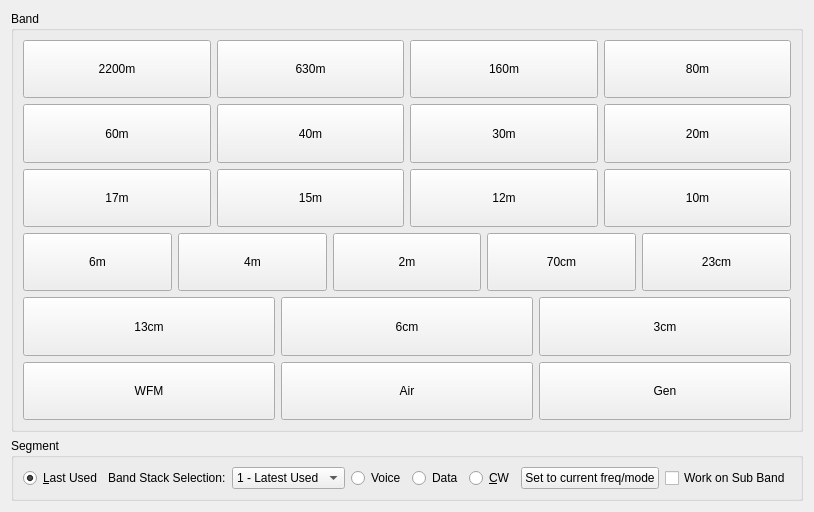
<?xml version="1.0" encoding="UTF-8"?>
<ui version="4.0">
 <class>bandbuttons</class>
 <widget class="QWidget" name="bandbuttons">
  <property name="geometry">
   <rect>
    <x>0</x>
    <y>0</y>
    <width>737</width>
    <height>512</height>
   </rect>
  </property>
  <property name="windowTitle">
   <string>Form</string>
  </property>
  <layout class="QVBoxLayout" name="verticalLayout">
   <item>
    <widget class="QGroupBox" name="groupBox_3">
     <property name="title">
      <string>Band</string>
     </property>
     <layout class="QVBoxLayout" name="verticalLayout_6">
      <item>
       <layout class="QHBoxLayout" name="horizontalLayout_26">
        <property name="topMargin">
         <number>0</number>
        </property>
        <property name="rightMargin">
         <number>0</number>
        </property>
        <item>
         <widget class="QPushButton" name="band2200mbtn">
          <property name="sizePolicy">
           <sizepolicy hsizetype="Minimum" vsizetype="MinimumExpanding">
            <horstretch>0</horstretch>
            <verstretch>0</verstretch>
           </sizepolicy>
          </property>
          <property name="maximumSize">
           <size>
            <width>16777215</width>
            <height>128</height>
           </size>
          </property>
          <property name="focusPolicy">
           <enum>Qt::FocusPolicy::NoFocus</enum>
          </property>
          <property name="text">
           <string>2200m</string>
          </property>
         </widget>
        </item>
        <item>
         <widget class="QPushButton" name="band630mbtn">
          <property name="sizePolicy">
           <sizepolicy hsizetype="Minimum" vsizetype="MinimumExpanding">
            <horstretch>0</horstretch>
            <verstretch>0</verstretch>
           </sizepolicy>
          </property>
          <property name="maximumSize">
           <size>
            <width>16777215</width>
            <height>128</height>
           </size>
          </property>
          <property name="focusPolicy">
           <enum>Qt::FocusPolicy::NoFocus</enum>
          </property>
          <property name="text">
           <string>630m</string>
          </property>
         </widget>
        </item>
        <item>
         <widget class="QPushButton" name="band160mbtn">
          <property name="sizePolicy">
           <sizepolicy hsizetype="Minimum" vsizetype="MinimumExpanding">
            <horstretch>0</horstretch>
            <verstretch>0</verstretch>
           </sizepolicy>
          </property>
          <property name="maximumSize">
           <size>
            <width>16777215</width>
            <height>128</height>
           </size>
          </property>
          <property name="focusPolicy">
           <enum>Qt::FocusPolicy::NoFocus</enum>
          </property>
          <property name="text">
           <string>160m</string>
          </property>
          <property name="shortcut">
           <string>L</string>
          </property>
         </widget>
        </item>
        <item>
         <widget class="QPushButton" name="band80mbtn">
          <property name="sizePolicy">
           <sizepolicy hsizetype="Minimum" vsizetype="MinimumExpanding">
            <horstretch>0</horstretch>
            <verstretch>0</verstretch>
           </sizepolicy>
          </property>
          <property name="maximumSize">
           <size>
            <width>16777215</width>
            <height>128</height>
           </size>
          </property>
          <property name="focusPolicy">
           <enum>Qt::FocusPolicy::NoFocus</enum>
          </property>
          <property name="text">
           <string>80m</string>
          </property>
          <property name="shortcut">
           <string>8</string>
          </property>
         </widget>
        </item>
       </layout>
      </item>
      <item>
       <layout class="QHBoxLayout" name="horizontalLayout_8">
        <item>
         <widget class="QPushButton" name="band60mbtn">
          <property name="sizePolicy">
           <sizepolicy hsizetype="Minimum" vsizetype="MinimumExpanding">
            <horstretch>0</horstretch>
            <verstretch>0</verstretch>
           </sizepolicy>
          </property>
          <property name="maximumSize">
           <size>
            <width>16777215</width>
            <height>128</height>
           </size>
          </property>
          <property name="focusPolicy">
           <enum>Qt::FocusPolicy::NoFocus</enum>
          </property>
          <property name="text">
           <string>60m</string>
          </property>
          <property name="shortcut">
           <string>S</string>
          </property>
         </widget>
        </item>
        <item>
         <widget class="QPushButton" name="band40mbtn">
          <property name="sizePolicy">
           <sizepolicy hsizetype="Minimum" vsizetype="MinimumExpanding">
            <horstretch>0</horstretch>
            <verstretch>0</verstretch>
           </sizepolicy>
          </property>
          <property name="maximumSize">
           <size>
            <width>16777215</width>
            <height>128</height>
           </size>
          </property>
          <property name="focusPolicy">
           <enum>Qt::FocusPolicy::NoFocus</enum>
          </property>
          <property name="text">
           <string>40m</string>
          </property>
          <property name="shortcut">
           <string>4</string>
          </property>
         </widget>
        </item>
        <item>
         <widget class="QPushButton" name="band30mbtn">
          <property name="sizePolicy">
           <sizepolicy hsizetype="Minimum" vsizetype="MinimumExpanding">
            <horstretch>0</horstretch>
            <verstretch>0</verstretch>
           </sizepolicy>
          </property>
          <property name="maximumSize">
           <size>
            <width>16777215</width>
            <height>128</height>
           </size>
          </property>
          <property name="focusPolicy">
           <enum>Qt::FocusPolicy::NoFocus</enum>
          </property>
          <property name="text">
           <string>30m</string>
          </property>
          <property name="shortcut">
           <string>3</string>
          </property>
         </widget>
        </item>
        <item>
         <widget class="QPushButton" name="band20mbtn">
          <property name="sizePolicy">
           <sizepolicy hsizetype="Minimum" vsizetype="MinimumExpanding">
            <horstretch>0</horstretch>
            <verstretch>0</verstretch>
           </sizepolicy>
          </property>
          <property name="maximumSize">
           <size>
            <width>16777215</width>
            <height>128</height>
           </size>
          </property>
          <property name="focusPolicy">
           <enum>Qt::FocusPolicy::NoFocus</enum>
          </property>
          <property name="text">
           <string>20m</string>
          </property>
          <property name="shortcut">
           <string>2</string>
          </property>
         </widget>
        </item>
       </layout>
      </item>
      <item>
       <layout class="QHBoxLayout" name="horizontalLayout_9">
        <item>
         <widget class="QPushButton" name="band17mbtn">
          <property name="sizePolicy">
           <sizepolicy hsizetype="Minimum" vsizetype="MinimumExpanding">
            <horstretch>0</horstretch>
            <verstretch>0</verstretch>
           </sizepolicy>
          </property>
          <property name="maximumSize">
           <size>
            <width>16777215</width>
            <height>128</height>
           </size>
          </property>
          <property name="focusPolicy">
           <enum>Qt::FocusPolicy::NoFocus</enum>
          </property>
          <property name="text">
           <string>17m</string>
          </property>
          <property name="shortcut">
           <string>7</string>
          </property>
         </widget>
        </item>
        <item>
         <widget class="QPushButton" name="band15mbtn">
          <property name="sizePolicy">
           <sizepolicy hsizetype="Minimum" vsizetype="MinimumExpanding">
            <horstretch>0</horstretch>
            <verstretch>0</verstretch>
           </sizepolicy>
          </property>
          <property name="maximumSize">
           <size>
            <width>16777215</width>
            <height>128</height>
           </size>
          </property>
          <property name="focusPolicy">
           <enum>Qt::FocusPolicy::NoFocus</enum>
          </property>
          <property name="text">
           <string>15m</string>
          </property>
          <property name="shortcut">
           <string>5</string>
          </property>
         </widget>
        </item>
        <item>
         <widget class="QPushButton" name="band12mbtn">
          <property name="sizePolicy">
           <sizepolicy hsizetype="Minimum" vsizetype="MinimumExpanding">
            <horstretch>0</horstretch>
            <verstretch>0</verstretch>
           </sizepolicy>
          </property>
          <property name="maximumSize">
           <size>
            <width>16777215</width>
            <height>128</height>
           </size>
          </property>
          <property name="focusPolicy">
           <enum>Qt::FocusPolicy::NoFocus</enum>
          </property>
          <property name="text">
           <string>12m</string>
          </property>
          <property name="shortcut">
           <string>T</string>
          </property>
         </widget>
        </item>
        <item>
         <widget class="QPushButton" name="band10mbtn">
          <property name="sizePolicy">
           <sizepolicy hsizetype="Minimum" vsizetype="MinimumExpanding">
            <horstretch>0</horstretch>
            <verstretch>0</verstretch>
           </sizepolicy>
          </property>
          <property name="maximumSize">
           <size>
            <width>16777215</width>
            <height>128</height>
           </size>
          </property>
          <property name="focusPolicy">
           <enum>Qt::FocusPolicy::NoFocus</enum>
          </property>
          <property name="text">
           <string>10m</string>
          </property>
          <property name="shortcut">
           <string>1</string>
          </property>
         </widget>
        </item>
       </layout>
      </item>
      <item>
       <layout class="QHBoxLayout" name="horizontalLayout_10">
        <item>
         <widget class="QPushButton" name="band6mbtn">
          <property name="sizePolicy">
           <sizepolicy hsizetype="Minimum" vsizetype="MinimumExpanding">
            <horstretch>0</horstretch>
            <verstretch>0</verstretch>
           </sizepolicy>
          </property>
          <property name="maximumSize">
           <size>
            <width>16777215</width>
            <height>128</height>
           </size>
          </property>
          <property name="focusPolicy">
           <enum>Qt::FocusPolicy::NoFocus</enum>
          </property>
          <property name="text">
           <string>6m</string>
          </property>
          <property name="shortcut">
           <string>6</string>
          </property>
         </widget>
        </item>
        <item>
         <widget class="QPushButton" name="band4mbtn">
          <property name="sizePolicy">
           <sizepolicy hsizetype="Minimum" vsizetype="MinimumExpanding">
            <horstretch>0</horstretch>
            <verstretch>0</verstretch>
           </sizepolicy>
          </property>
          <property name="maximumSize">
           <size>
            <width>16777215</width>
            <height>128</height>
           </size>
          </property>
          <property name="focusPolicy">
           <enum>Qt::FocusPolicy::NoFocus</enum>
          </property>
          <property name="text">
           <string>4m</string>
          </property>
          <property name="shortcut">
           <string>$</string>
          </property>
         </widget>
        </item>
        <item>
         <widget class="QPushButton" name="band2mbtn">
          <property name="sizePolicy">
           <sizepolicy hsizetype="Minimum" vsizetype="MinimumExpanding">
            <horstretch>0</horstretch>
            <verstretch>0</verstretch>
           </sizepolicy>
          </property>
          <property name="maximumSize">
           <size>
            <width>16777215</width>
            <height>128</height>
           </size>
          </property>
          <property name="focusPolicy">
           <enum>Qt::FocusPolicy::NoFocus</enum>
          </property>
          <property name="text">
           <string>2m</string>
          </property>
          <property name="shortcut">
           <string>V</string>
          </property>
         </widget>
        </item>
        <item>
         <widget class="QPushButton" name="band70cmbtn">
          <property name="sizePolicy">
           <sizepolicy hsizetype="Minimum" vsizetype="MinimumExpanding">
            <horstretch>0</horstretch>
            <verstretch>0</verstretch>
           </sizepolicy>
          </property>
          <property name="maximumSize">
           <size>
            <width>16777215</width>
            <height>128</height>
           </size>
          </property>
          <property name="focusPolicy">
           <enum>Qt::FocusPolicy::NoFocus</enum>
          </property>
          <property name="text">
           <string>70cm</string>
          </property>
          <property name="shortcut">
           <string>U</string>
          </property>
         </widget>
        </item>
        <item>
         <widget class="QPushButton" name="band23cmbtn">
          <property name="sizePolicy">
           <sizepolicy hsizetype="Minimum" vsizetype="MinimumExpanding">
            <horstretch>0</horstretch>
            <verstretch>0</verstretch>
           </sizepolicy>
          </property>
          <property name="maximumSize">
           <size>
            <width>16777215</width>
            <height>128</height>
           </size>
          </property>
          <property name="focusPolicy">
           <enum>Qt::FocusPolicy::NoFocus</enum>
          </property>
          <property name="text">
           <string>23cm</string>
          </property>
          <property name="shortcut">
           <string/>
          </property>
         </widget>
        </item>
       </layout>
      </item>
      <item>
       <layout class="QHBoxLayout" name="horizontalLayout">
        <item>
         <widget class="QPushButton" name="band13cmbtn">
          <property name="sizePolicy">
           <sizepolicy hsizetype="Minimum" vsizetype="MinimumExpanding">
            <horstretch>0</horstretch>
            <verstretch>0</verstretch>
           </sizepolicy>
          </property>
          <property name="maximumSize">
           <size>
            <width>16777215</width>
            <height>128</height>
           </size>
          </property>
          <property name="focusPolicy">
           <enum>Qt::FocusPolicy::NoFocus</enum>
          </property>
          <property name="text">
           <string>13cm</string>
          </property>
         </widget>
        </item>
        <item>
         <widget class="QPushButton" name="band6cmbtn">
          <property name="sizePolicy">
           <sizepolicy hsizetype="Minimum" vsizetype="MinimumExpanding">
            <horstretch>0</horstretch>
            <verstretch>0</verstretch>
           </sizepolicy>
          </property>
          <property name="maximumSize">
           <size>
            <width>16777215</width>
            <height>128</height>
           </size>
          </property>
          <property name="focusPolicy">
           <enum>Qt::FocusPolicy::NoFocus</enum>
          </property>
          <property name="text">
           <string>6cm</string>
          </property>
         </widget>
        </item>
        <item>
         <widget class="QPushButton" name="band3cmbtn">
          <property name="sizePolicy">
           <sizepolicy hsizetype="Minimum" vsizetype="MinimumExpanding">
            <horstretch>0</horstretch>
            <verstretch>0</verstretch>
           </sizepolicy>
          </property>
          <property name="maximumSize">
           <size>
            <width>16777215</width>
            <height>128</height>
           </size>
          </property>
          <property name="focusPolicy">
           <enum>Qt::FocusPolicy::NoFocus</enum>
          </property>
          <property name="text">
           <string>3cm</string>
          </property>
         </widget>
        </item>
       </layout>
      </item>
      <item>
       <layout class="QHBoxLayout" name="horizontalLayout_11">
        <item>
         <widget class="QPushButton" name="bandWFMbtn">
          <property name="sizePolicy">
           <sizepolicy hsizetype="Minimum" vsizetype="MinimumExpanding">
            <horstretch>0</horstretch>
            <verstretch>0</verstretch>
           </sizepolicy>
          </property>
          <property name="maximumSize">
           <size>
            <width>16777215</width>
            <height>128</height>
           </size>
          </property>
          <property name="focusPolicy">
           <enum>Qt::FocusPolicy::NoFocus</enum>
          </property>
          <property name="text">
           <string>WFM</string>
          </property>
          <property name="shortcut">
           <string>W</string>
          </property>
         </widget>
        </item>
        <item>
         <widget class="QPushButton" name="bandAirbtn">
          <property name="sizePolicy">
           <sizepolicy hsizetype="Minimum" vsizetype="MinimumExpanding">
            <horstretch>0</horstretch>
            <verstretch>0</verstretch>
           </sizepolicy>
          </property>
          <property name="maximumSize">
           <size>
            <width>16777215</width>
            <height>128</height>
           </size>
          </property>
          <property name="focusPolicy">
           <enum>Qt::FocusPolicy::NoFocus</enum>
          </property>
          <property name="text">
           <string>Air</string>
          </property>
          <property name="shortcut">
           <string>A</string>
          </property>
         </widget>
        </item>
        <item>
         <widget class="QPushButton" name="bandGenbtn">
          <property name="sizePolicy">
           <sizepolicy hsizetype="Minimum" vsizetype="MinimumExpanding">
            <horstretch>0</horstretch>
            <verstretch>0</verstretch>
           </sizepolicy>
          </property>
          <property name="maximumSize">
           <size>
            <width>16777215</width>
            <height>128</height>
           </size>
          </property>
          <property name="focusPolicy">
           <enum>Qt::FocusPolicy::NoFocus</enum>
          </property>
          <property name="text">
           <string>Gen</string>
          </property>
          <property name="shortcut">
           <string>G</string>
          </property>
         </widget>
        </item>
       </layout>
      </item>
     </layout>
    </widget>
   </item>
   <item>
    <widget class="QGroupBox" name="groupBox_4">
     <property name="sizePolicy">
      <sizepolicy hsizetype="Preferred" vsizetype="Fixed">
       <horstretch>0</horstretch>
       <verstretch>0</verstretch>
      </sizepolicy>
     </property>
     <property name="title">
      <string>Segment</string>
     </property>
     <layout class="QHBoxLayout" name="horizontalLayout_12">
      <item>
       <widget class="QRadioButton" name="bandStkLastUsedBtn">
        <property name="text">
         <string>&amp;Last Used</string>
        </property>
        <property name="iconSize">
         <size>
          <width>16</width>
          <height>16</height>
         </size>
        </property>
        <property name="checked">
         <bool>true</bool>
        </property>
       </widget>
      </item>
      <item>
       <widget class="QLabel" name="label">
        <property name="text">
         <string>Band Stack Selection:</string>
        </property>
       </widget>
      </item>
      <item>
       <widget class="QComboBox" name="bandStkPopdown">
        <item>
         <property name="text">
          <string>1 - Latest Used</string>
         </property>
        </item>
        <item>
         <property name="text">
          <string>2 - Older</string>
         </property>
        </item>
        <item>
         <property name="text">
          <string>3 - Oldest Used</string>
         </property>
        </item>
       </widget>
      </item>
      <item>
       <widget class="QRadioButton" name="bandStkVoiceBtn">
        <property name="text">
         <string>Voice</string>
        </property>
       </widget>
      </item>
      <item>
       <widget class="QRadioButton" name="bandStkDataBtn">
        <property name="text">
         <string>Data</string>
        </property>
       </widget>
      </item>
      <item>
       <widget class="QRadioButton" name="bandStkCWBtn">
        <property name="text">
         <string>&amp;CW</string>
        </property>
       </widget>
      </item>
      <item>
       <widget class="QPushButton" name="bandSetBtn">
        <property name="toolTip">
         <string>Use this button to set the current bandstack register frequency/mode</string>
        </property>
        <property name="text">
         <string>Set to current freq/mode</string>
        </property>
       </widget>
      </item>
      <item>
       <spacer name="horizontalSpacer">
        <property name="orientation">
         <enum>Qt::Orientation::Horizontal</enum>
        </property>
        <property name="sizeHint" stdset="0">
         <size>
          <width>40</width>
          <height>20</height>
         </size>
        </property>
       </spacer>
      </item>
      <item>
       <widget class="QCheckBox" name="SubBandCheck">
        <property name="text">
         <string>Work on Sub Band</string>
        </property>
       </widget>
      </item>
     </layout>
    </widget>
   </item>
  </layout>
 </widget>
 <resources/>
 <connections/>
</ui>
